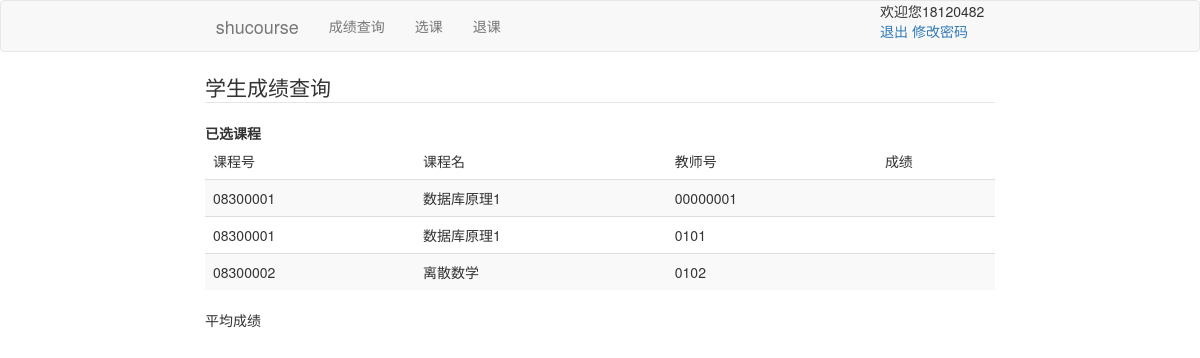
/student/grade (signed in), run on an earlier commit of the app's database.
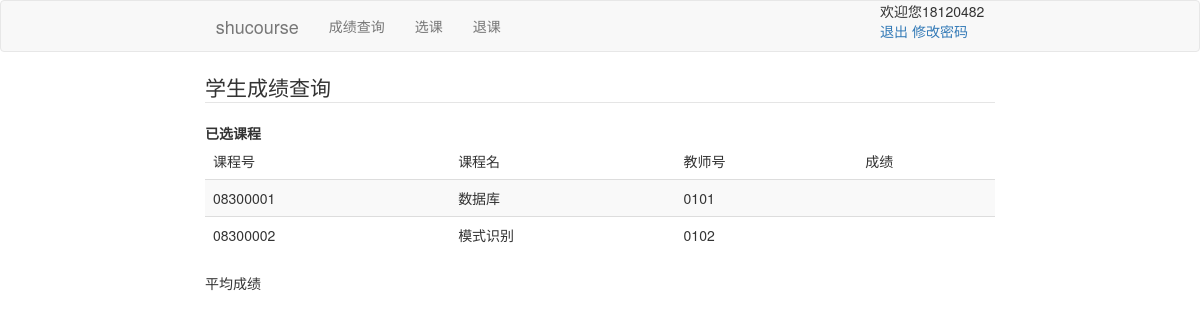
And on a later commit of the database.
### shucourse/models.py (models this page shows, shortened)
class Student(db.Model,UserMixin):
    id=db.Column(db.String(8),primary_key=True,unique=True)
    student_name=db.Column(db.String(20),nullable=False)
    student_password=db.Column(db.String(20),nullable=False)
    student_dept=db.Column(db.String(2),nullable=False)
    selects=db.relationship('Select',backref='student',lazy=True)

class Select(db.Model):
    select_id=db.Column(db.Integer,primary_key=True,unique=True)
    course_id=db.Column(db.String(8),db.ForeignKey('course.course_id'),nullable=False)
    course_name=db.Column(db.String(20),db.ForeignKey('course.course_name'),nullable=False)
    teacher_id=db.Column(db.String(4),db.ForeignKey('teacher.id'),nullable=False)
    student_id=db.Column(db.String(8),db.ForeignKey('student.id'),nullable=False)

### shucourse/routes.py (the view)
@app.route('/student/grade')
@login_required
def student_grade():
    courses=Select.query.filter_by(student_id=current_user.id).all()
    return render_template('grade.html',courses=courses)

### shucourse/models.py (called while the page is built)
@login_manager.user_loader
def load_user(user_id):
    stu=Student.query.get((user_id))
    te=Teacher.query.get((user_id))
    if stu:
        return stu
    else:
        return te

### shucourse/templates/grade.html (shortened to what this page needs)
{% extends "layout.html" %}
{% block content %}
<legend>学生成绩查询</legend>
    {% if courses %}
      <table class="table table-striped">
        <strong>已选课程</strong>
        <thead>
            <td>课程号</td>
            <td>课程名</td>
            <td>教师号</td>
            <td>成绩</td>
        </thead>
        {% for course in courses %}
        <tr>
            <td>{{course.course_id}}</td>
            <td>{{course.course_name}}</td>
            <td>{{course.teacher_id}}</td>
            <td>{{course.grade}}</td>
        </tr>
        {% endfor %}
      </table>
      <span>平均成绩</span>
      {% else %}
      <p>暂时没有成绩哦</p>
      {% endif %}
{% endblock content %}

### shucourse/templates/layout.html (shortened to what this page needs)
<!DOCTYPE html>
<html>
    <link rel="stylesheet" href="https://cdn.jsdelivr.net/npm/bootstrap@3.3.7/dist/css/bootstrap.min.css">
    <body>
        <nav class="navbar navbar-default">
            <div class="container-fluid">
              <div class="row">
                <div class="col-lg-8">
              <div class="navbar-header">
                <a class="navbar-brand" href="{{url_for('home')}}">shucourse</a>
              </div>
              <div class="collapse navbar-collapse" id="bs-example-navbar-collapse-1">
                  <ul class="nav navbar-nav">
                    <li><a href="{{url_for('student_grade')}}">成绩查询<span class="sr-only">(current)</span></a></li>
                    <li><a href="{{url_for('select_course')}}">选课</a></li>
                    <li><a href="{{url_for('delete_course')}}">退课</a></li>
                  </ul>
                  <ul class="nav navbar-nav navbar-right">
                      {% if current_user.is_authenticated %}
                      <div>欢迎您{{current_user.id}}</div>
                      <a class="nav-item nav-link" href="{{url_for('logout')}}">退出</a>
                      <a class="nav-item nav-link" href="{{url_for('student_pwd')}}">修改密码</a>
                      {% else %}
                      <a class="nav-item nav-link" href="{{url_for('login')}}">登陆</a>
                      {% endif %}
                  </ul>
              </div>
            </div>
          </div>
            </div>
          </nav>
        <div class="row">
        <div class="col-lg-2"></div>
        <div class="col-lg-8">
        {% block content %}
        {% endblock content %}
      </div>
      </div>
    </body>
</html>

What changed in the data, as far as the page shows it:
removed Select: course_id "08300002", course_name "离散数学", teacher_id "0102"
changed Select: course_name "数据库原理1" → "数据库"; teacher_id "00000001" → "0101"
changed Select: course_id "08300001" → "08300002"; course_name "数据库原理1" → "模式识别"; teacher_id "0101" → "0102"
